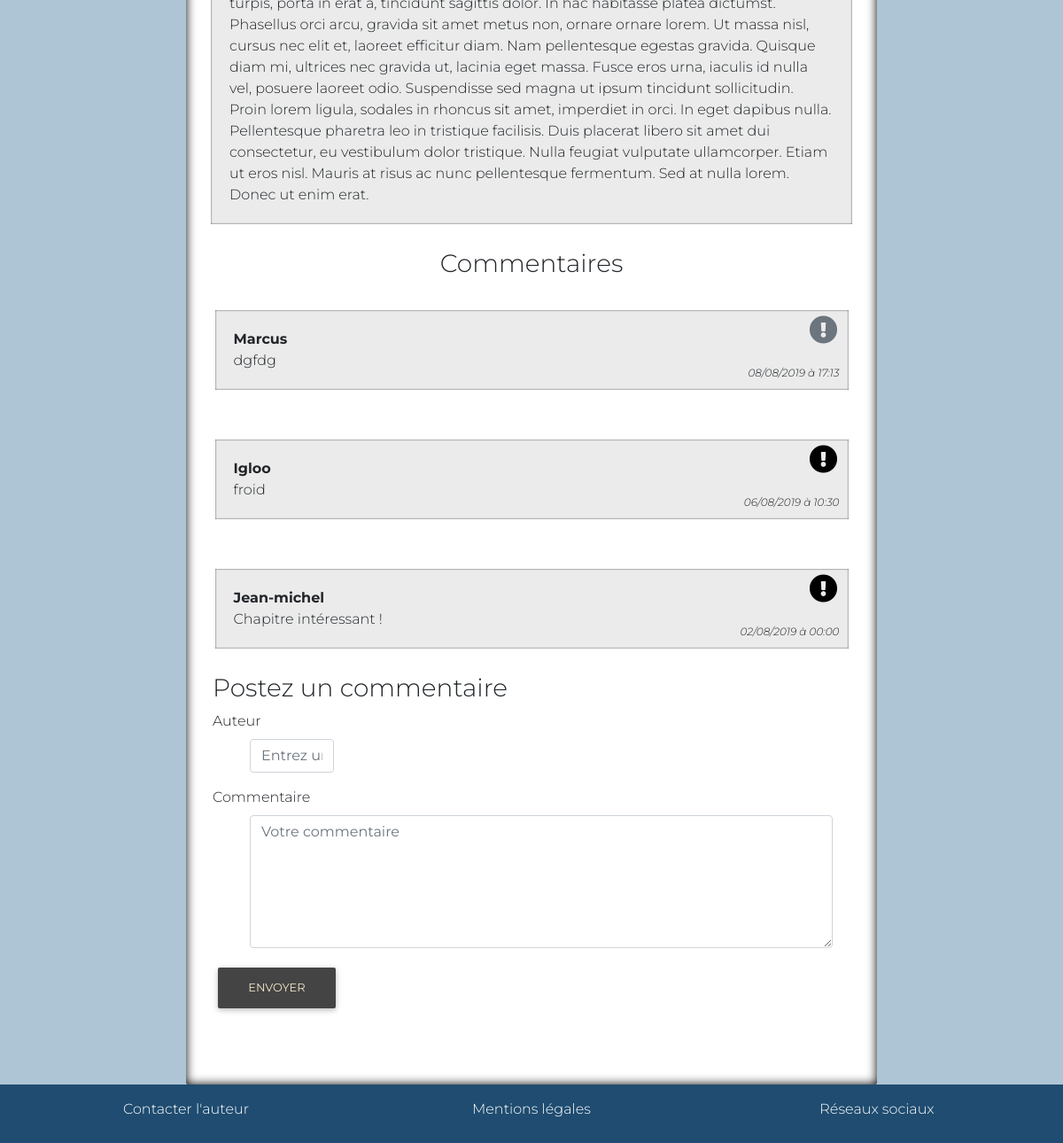
Page /index.php?action=post&id=1 (lower part) on the earlier database version.
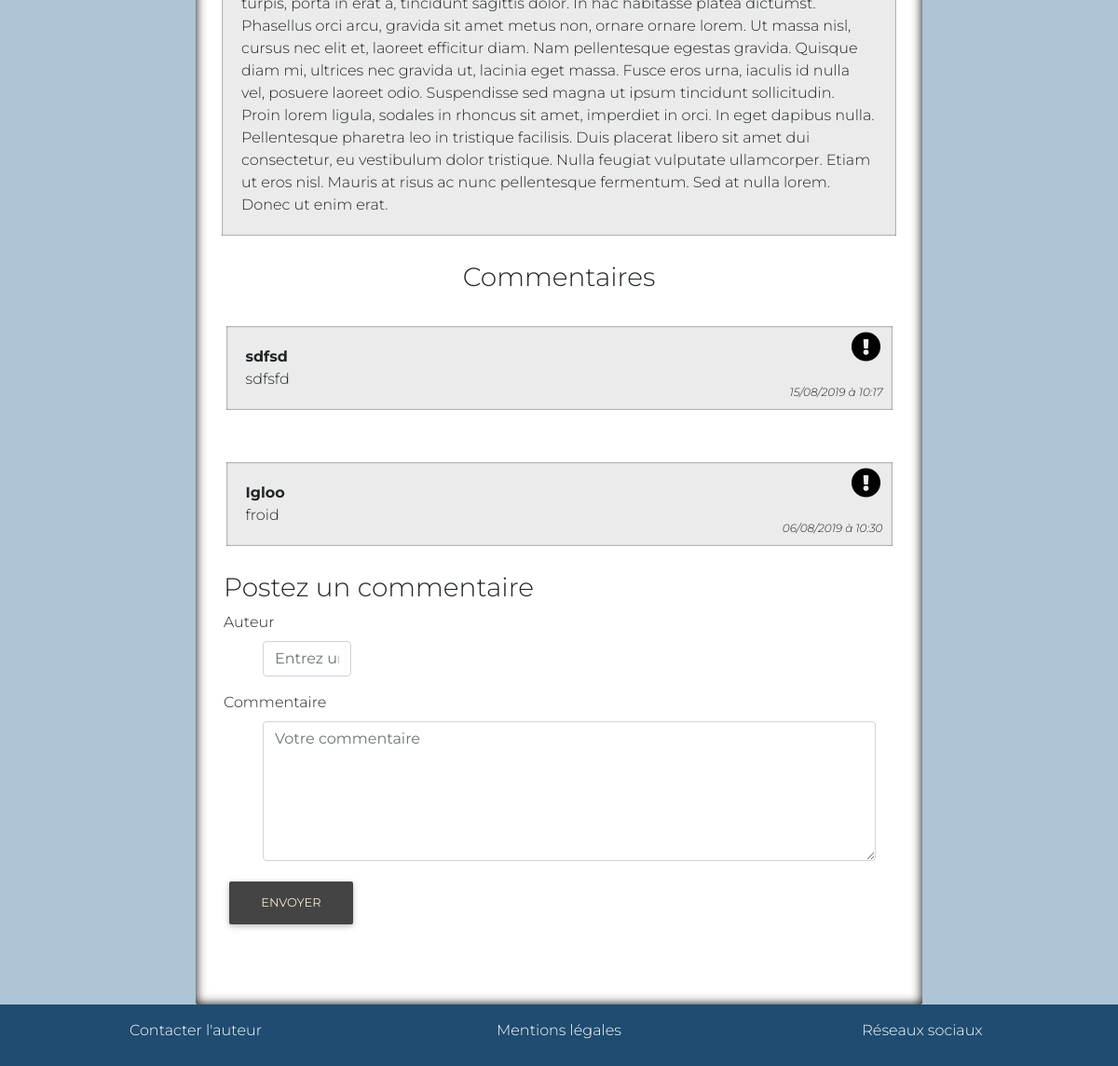
Same page on the later database version.
### tables this page shows
CREATE TABLE IF NOT EXISTS `commentaires` (
  `id` int(11) NOT NULL AUTO_INCREMENT,
  `post_id` int(11) NOT NULL,
  `author` varchar(255) NOT NULL,
  `comment` text NOT NULL,
  `comment_date` datetime NOT NULL,
  `reported` int(11) DEFAULT NULL,
  PRIMARY KEY (`id`),
  KEY `commentaires_ibfk_1` (`post_id`)
);

### model/CommentManager.php (called while the page is built, shortened)
<?php
class CommentManager extends Manager
{
    public function getComments($postId)
    {
        $db = $this->dbConnect();
        $comments = $db->prepare('SELECT id, author, comment, reported, post_id, DATE_FORMAT(comment_date, \'%d/%m/%Y à %H:%i\') AS comment_date_fr FROM commentaires WHERE post_id = ? ORDER BY comment_date DESC');
        $comments->execute(array($postId));
        return $comments;
    }
}

### model/PostManager.php (called while the page is built, shortened)
<?php
class PostManager extends Manager
{
	public function getPost($postId)
    {
        $db = $this->dbConnect();
        $req = $db->prepare('SELECT id, title, picture, content FROM billets WHERE id = ?');
        $req->execute(array($postId));
        $post = $req->fetch();
        return $post;
    }
}

### view/postView.php (the view, shortened to what this page needs)
<div class="container jumbotron jumbotron-fluid col-lg-8 col-md-12 col-sm-12 col-xs-12 d-flex flex-wrap justify-content-center ">
    <div class="text-container"> <?= $post['content'] ?> </div>
    <h3 id="title-comments">Commentaires</h3>
    <?php
    while ($comment = $comments->fetch()) {
    ?>
        <p class="text-container col-11">
            <strong><?= htmlspecialchars($comment['author']) ?></strong><br>
            <a href="
            <?php
            if($comment['reported'] == null) {
              echo 'index.php?action=reportComment&amp;id='.$comment["id"].'&amp;p_id= '.  $comment["post_id"] .' ';
            } else {
                echo "#title-comments"; }
            ?>
            " title="Signaler ce commentaire">
            <i class="fas fa-exclamation-circle
            <?php
            if($comment['reported'] != null) {
                echo "text-muted"; }
            ?>
            " data-toggle="tooltip" data-placement="top" title="
            <?php
            if($comment['reported'] != null) {
                echo "Ce commentaire a déjà été signalé et est en cours de traitement par le modérateur";
            } else {
                echo "Signaler ce commentaire"; }
            ?>
            "></i></a>
            <?= htmlspecialchars($comment['comment']) ?>
            <i class="com-date"><?= $comment['comment_date_fr'] ?></i>
        </p>
    <?php
    }
    ?>
    <form class="col-12" action="index.php?action=addComment&amp;id=<?= $post['id'] ?>#title-comments" method="post">
        <h3 class="col-11">Postez un commentaire</h3>
      <div class="form-group col-lg-2">
        <label for="author">Auteur</label>
        <input type="text" class="form-control" name="author" id="author" placeholder="Entrez un nom">
    </div>
    <div class="form-group col-11">
        <label for="comment">Commentaire</label>
        <textarea class="form-control" name="comment" id="comment" rows="3" placeholder="Votre commentaire"></textarea>
    </div>
    <div class="col-11">
        <button type="submit" class="btn btn-primary">Envoyer</button>
    </div>
    </form>
</div>
<?php $content = ob_get_clean(); ?>
<?php require('template.php'); ?>

### index.php (shortened to what this page needs)
<?php
require('controller/PostController.php');
$postController = new PostController();
$commentController = new CommentController();
var_dump($_SESSION['email']);
try {
    if (isset($_GET['action'])) {
        if ($_GET['action'] == 'listPosts') {
            $postController->listPosts();
        }
        elseif ($_GET['action'] == 'post') {
            if (isset($_GET['id']) && $_GET['id'] > 0) {
                $postController->post();
            }
            else {
                throw new Exception('Aucun identifiant de billet envoyé');
            }
        }
        elseif ($_GET['action'] == 'newPost') {
            $adminPostController = new AdminPostController($_SESSION['email'], $_SESSION['password']);
            $adminPostController->newPost();
        }
        elseif ($_GET['action'] == 'delPost') {
            $adminPostController = new AdminPostController($_SESSION['email'], $_SESSION['password']);
            $adminPostController->delPost($_GET['id']);
        }
        elseif ($_GET['action'] == 'editPost') {
            $adminPostController = new AdminPostController($_SESSION['email'], $_SESSION['password']);
            $adminPostController->editPost($_GET['id']);
        }
        elseif ($_GET['action'] == 'listComment') {
            $adminCommentController = new AdminCommentController($_SESSION['email'], $_SESSION['password']);
            $adminCommentController->listComment();
        }
        elseif ($_GET['action'] == 'reportedComment') {
            $adminCommentController = new AdminCommentController($_SESSION['email'], $_SESSION['password']);
            $adminCommentController->listComment();
        }
        elseif ($_GET['action'] == 'delComment') {
            $adminCommentController = new AdminCommentController($_SESSION['email'], $_SESSION['password']);
            $adminCommentController->delComment($_GET['id']);
        }
        elseif ($_GET['action'] == 'revokeComment') {
            $adminCommentController = new AdminCommentController($_SESSION['email'], $_SESSION['password']);
            $adminCommentController->revokeComment($_GET['id']);
        }
        elseif ($_GET['action'] == 'reportComment') {
            $commentController->reportComment($_GET['id'], $_GET['p_id']);
        }
        elseif ($_GET['action'] == 'notAuthorized') {
            $_SESSION["notify"] = "not-authorized";
            $postController->listPosts();
        }
    }
    else {
    	$postController->listPosts();
    }
}
catch(Exception $e) {
    echo 'Erreur : ' . $e->getMessage();
}

### controller/PostController.php (shortened to what this page needs)
<?php
require_once('model/PostManager.php');
class PostController
{
	public function post()
	{
		$postManager = new PostManager();
		$commentManager = new CommentManager();
		$post = $postManager->getPost($_GET['id']);
		$comments = $commentManager->getComments($_GET['id']);
		if ($post === false) {
			$_SESSION["notify"] = "wrong-post";
			header('Location: index.php');
		}
		else {
			require('view/postView.php');
		}
	}
}

### view/template.php (shortened to what this page needs)
<!DOCTYPE html>
<html>
   <head>
      <link rel="stylesheet" type="text/css" href="public/css/bootstrap.min.css">
      <link rel="stylesheet" type="text/css" href="public/css/mdb.min.css">
      <link rel="stylesheet" type="text/css" href="public/css/toastr.css">
      <link rel="stylesheet" type="text/css" href="public/css/style.css">
      <link rel="stylesheet" href="https://use.fontawesome.com/releases/v5.8.1/css/all.css">
   </head>
   <body>
      <div class="container-fluid">
                  </div>
         <?= $content ?>
         <footer class="row">
            <div id="footer" class="col-12 d-flex flex-row">
               <div class="col-4 footer-content pt-3">
                  <a href="">Contacter l'auteur</a>
               </div>
               <div class="col-4 footer-content pt-3">Mentions légales</div>
               <div class="col-4 footer-content pt-3">Réseaux sociaux</div>
            </div>
         </footer>
   </body>
</html>

### public/css/style.css (style rules this page uses)
html { scroll-behavior: smooth; }
body { background-color: #aec5d5; font-family: 'Montserrat', sans-serif; }
.jumbotron-fluid { padding-top: 0; box-shadow: inset 0px 0px 12px black; margin-bottom: 0; background-color: white; }
.btn-primary { color: #f2e8c9!important; background-color: #444444!important; border-color: #636363!important; }
.text-container { padding: 21px; background-color: #00000014; margin: 28px; box-shadow: inset 0px 0px 2px; position: relative; }
#footer { height: 66px; background-color: #1f4c70; color: white; }
.footer-content { text-align: center; }
a { color: white }
.fa-exclamation-circle { position: absolute; right: 12px; top: 6px; font-size: 32px; color: black; }
.com-date { padding: 10px; position: absolute; right: 0; bottom: 0; font-size: 12px; }
#comment { min-height: 150px; }
.form-control { border-bottom: 1px solid #ced4da!important; margin: 0 5px 1px 42px!important; color: black!important; }
strong { font-weight: bold; }

Differences in the rows shown:
removed commentaires: author "Marcus", reported 1 (drawn), comment "dgfdg", comment_date_fr "08/08/2019 à 17:13"
removed commentaires: author "Jean-michel", comment "Chapitre intéressant !", comment_date_fr "02/08/2019 à 00:00"
added commentaires: author "sdfsd", comment "sdfsfd", comment_date_fr "15/08/2019 à 10:17"
